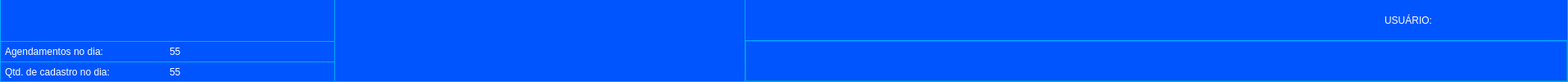
                  <widget class="QFrame" name="frame_18">
                   <property name="styleSheet">
                    <string notr="true">background-color: rgb(0, 170, 255);</string>
                   </property>
                   <property name="frameShape">
                    <enum>QFrame::NoFrame</enum>
                   </property>
                   <property name="frameShadow">
                    <enum>QFrame::Raised</enum>
                   </property>
                   <layout class="QHBoxLayout" name="horizontalLayout_9">
                    <property name="spacing">
                     <number>1</number>
                    </property>
                    <property name="leftMargin">
                     <number>1</number>
                    </property>
                    <property name="topMargin">
                     <number>0</number>
                    </property>
                    <property name="rightMargin">
                     <number>1</number>
                    </property>
                    <property name="bottomMargin">
                     <number>1</number>
                    </property>
                    <item>
                     <widget class="QFrame" name="frame_60">
                      <property name="minimumSize">
                       <size>
                        <width>407</width>
                        <height>0</height>
                       </size>
                      </property>
                      <property name="maximumSize">
                       <size>
                        <width>401</width>
                        <height>16777215</height>
                       </size>
                      </property>
                      <property name="frameShape">
                       <enum>QFrame::NoFrame</enum>
                      </property>
                      <property name="frameShadow">
                       <enum>QFrame::Raised</enum>
                      </property>
                      <layout class="QGridLayout" name="gridLayout_13">
                       <property name="leftMargin">
                        <number>0</number>
                       </property>
                       <property name="topMargin">
                        <number>0</number>
                       </property>
                       <property name="rightMargin">
                        <number>0</number>
                       </property>
                       <property name="bottomMargin">
                        <number>0</number>
                       </property>
                       <property name="horizontalSpacing">
                        <number>0</number>
                       </property>
                       <property name="verticalSpacing">
                        <number>1</number>
                       </property>
                       <item row="2" column="0">
                        <widget class="QFrame" name="frame_34">
                         <property name="minimumSize">
                          <size>
                           <width>396</width>
                           <height>0</height>
                          </size>
                         </property>
                         <property name="styleSheet">
                          <string notr="true">background-color: rgb(0, 85, 255);
</string>
                         </property>
                         <property name="frameShape">
                          <enum>QFrame::NoFrame</enum>
                         </property>
                         <property name="frameShadow">
                          <enum>QFrame::Raised</enum>
                         </property>
                         <layout class="QHBoxLayout" name="horizontalLayout_7">
                          <property name="spacing">
                           <number>0</number>
                          </property>
                          <property name="leftMargin">
                           <number>5</number>
                          </property>
                          <property name="topMargin">
                           <number>0</number>
                          </property>
                          <property name="rightMargin">
                           <number>0</number>
                          </property>
                          <property name="bottomMargin">
                           <number>0</number>
                          </property>
                          <item>
                           <widget class="QLabel" name="nome_user_3">
                            <property name="styleSheet">
                             <string notr="true">color: rgb(255, 255, 255);
font: 75 12pt &quot;Sitka Text&quot;;
background-color: rgb(0, 85, 255);
</string>
                            </property>
                            <property name="text">
                             <string>Qtd. de cadastro no dia:</string>
                            </property>
                           </widget>
                          </item>
                          <item>
                           <widget class="QLabel" name="Lb_User_Logado_3">
                            <property name="minimumSize">
                             <size>
                              <width>0</width>
                              <height>0</height>
                             </size>
                            </property>
                            <property name="styleSheet">
                             <string notr="true">color: rgb(255, 255, 255);
background-color: rgb(0, 85, 255);
font: 75 12pt &quot;Sitka Text&quot;;
background-color: rgb(0, 85, 255);
color: rgb(255, 255, 255);
font: 75 12pt &quot;Sitka Text&quot;;



</string>
                            </property>
                            <property name="text">
                             <string>55</string>
                            </property>
                            <property name="alignment">
                             <set>Qt::AlignLeading|Qt::AlignLeft|Qt::AlignVCenter</set>
                            </property>
                           </widget>
                          </item>
                         </layout>
                        </widget>
                       </item>
                       <item row="0" column="0">
                        <widget class="QFrame" name="frame_33">
                         <property name="minimumSize">
                          <size>
                           <width>407</width>
                           <height>0</height>
                          </size>
                         </property>
                         <property name="maximumSize">
                          <size>
                           <width>300</width>
                           <height>16777215</height>
                          </size>
                         </property>
                         <property name="styleSheet">
                          <string notr="true">background-color: rgb(0, 85, 255);</string>
                         </property>
                         <property name="frameShape">
                          <enum>QFrame::NoFrame</enum>
                         </property>
                         <property name="frameShadow">
                          <enum>QFrame::Raised</enum>
                         </property>
                         <layout class="QHBoxLayout" name="horizontalLayout">
                          <property name="spacing">
                           <number>0</number>
                          </property>
                          <property name="leftMargin">
                           <number>0</number>
                          </property>
                          <property name="topMargin">
                           <number>0</number>
                          </property>
                          <property name="rightMargin">
                           <number>0</number>
                          </property>
                          <property name="bottomMargin">
                           <number>30</number>
                          </property>
                          <item>
                           <widget class="QPushButton" name="Bt_Expandir">
                            <property name="sizePolicy">
                             <sizepolicy hsizetype="Preferred" vsizetype="Preferred">
                              <horstretch>0</horstretch>
                              <verstretch>0</verstretch>
                             </sizepolicy>
                            </property>
                            <property name="maximumSize">
                             <size>
                              <width>30</width>
                              <height>16777215</height>
                             </size>
                            </property>
                            <property name="toolTip">
                             <string>Inicio</string>
                            </property>
                            <property name="styleSheet">
                             <string notr="true">
border:none;</string>
                            </property>
                            <property name="text">
                             <string/>
                            </property>
                            <property name="icon">
                             <iconset>
                              <normaloff>G:/Meu Drive/PROGRAMAÇÃO/PROJETOS/MEUS PROJETOS/SISTEMA SAÚDE 11.02.2023/img/hamburg01.png</normaloff>G:/Meu Drive/PROGRAMAÇÃO/PROJETOS/MEUS PROJETOS/SISTEMA SAÚDE 11.02.2023/img/hamburg01.png</iconset>
                            </property>
                            <property name="iconSize">
                             <size>
                              <width>25</width>
                              <height>25</height>
                             </size>
                            </property>
                            <property name="shortcut">
                             <string/>
                            </property>
                            <property name="checkable">
                             <bool>false</bool>
                            </property>
                            <property name="autoRepeat">
                             <bool>false</bool>
                            </property>
                            <property name="autoExclusive">
                             <bool>false</bool>
                            </property>
                            <property name="autoDefault">
                             <bool>false</bool>
                            </property>
                            <property name="default">
                             <bool>false</bool>
                            </property>
                            <property name="flat">
                             <bool>false</bool>
                            </property>
                           </widget>
                          </item>
                          <item>
                           <spacer name="horizontalSpacer_6">
                            <property name="orientation">
                             <enum>Qt::Horizontal</enum>
                            </property>
                            <property name="sizeHint" stdset="0">
                             <size>
                              <width>209</width>
                              <height>20</height>
                             </size>
                            </property>
                           </spacer>
                          </item>
                          <item>
                           <widget class="QPushButton" name="Bt_Notifica">
                            <property name="sizePolicy">
                             <sizepolicy hsizetype="Minimum" vsizetype="Preferred">
                              <horstretch>0</horstretch>
                              <verstretch>0</verstretch>
                             </sizepolicy>
                            </property>
                            <property name="maximumSize">
                             <size>
                              <width>30</width>
                              <height>16777215</height>
                             </size>
                            </property>
                            <property name="toolTip">
                             <string>Inicio</string>
                            </property>
                            <property name="styleSheet">
                             <string notr="true">
border:none;</string>
                            </property>
                            <property name="text">
                             <string/>
                            </property>
                            <property name="icon">
                             <iconset>
                              <normaloff>G:/Meu Drive/PROGRAMAÇÃO/PROJETOS/MEUS PROJETOS/Sistema - EM PRODUÇÃO - Copia/icones/notifica01.png</normaloff>G:/Meu Drive/PROGRAMAÇÃO/PROJETOS/MEUS PROJETOS/Sistema - EM PRODUÇÃO - Copia/icones/notifica01.png</iconset>
                            </property>
                            <property name="iconSize">
                             <size>
                              <width>25</width>
                              <height>25</height>
                             </size>
                            </property>
                            <property name="shortcut">
                             <string/>
                            </property>
                            <property name="checkable">
                             <bool>false</bool>
                            </property>
                            <property name="autoRepeat">
                             <bool>false</bool>
                            </property>
                            <property name="autoExclusive">
                             <bool>false</bool>
                            </property>
                            <property name="autoDefault">
                             <bool>false</bool>
                            </property>
                            <property name="default">
                             <bool>false</bool>
                            </property>
                            <property name="flat">
                             <bool>false</bool>
                            </property>
                           </widget>
                          </item>
                          <item>
                           <widget class="QPushButton" name="Bt_Conta_notificacao">
                            <property name="sizePolicy">
                             <sizepolicy hsizetype="Preferred" vsizetype="Preferred">
                              <horstretch>0</horstretch>
                              <verstretch>0</verstretch>
                             </sizepolicy>
                            </property>
                            <property name="maximumSize">
                             <size>
                              <width>30</width>
                              <height>16777215</height>
                             </size>
                            </property>
                            <property name="toolTip">
                             <string>Inicio</string>
                            </property>
                            <property name="styleSheet">
                             <string notr="true">color: rgb(255, 0, 0);
font: 75 11pt &quot;MS Shell Dlg 2&quot;;
border:none;</string>
                            </property>
                            <property name="text">
                             <string/>
                            </property>
                            <property name="iconSize">
                             <size>
                              <width>25</width>
                              <height>25</height>
                             </size>
                            </property>
                            <property name="shortcut">
                             <string/>
                            </property>
                            <property name="checkable">
                             <bool>false</bool>
                            </property>
                            <property name="autoRepeat">
                             <bool>false</bool>
                            </property>
                            <property name="autoExclusive">
                             <bool>false</bool>
                            </property>
                            <property name="autoDefault">
                             <bool>false</bool>
                            </property>
                            <property name="default">
                             <bool>false</bool>
                            </property>
                            <property name="flat">
                             <bool>false</bool>
                            </property>
                           </widget>
                          </item>
                         </layout>
                        </widget>
                       </item>
                       <item row="1" column="0">
                        <widget class="QFrame" name="frame_32">
                         <property name="minimumSize">
                          <size>
                           <width>396</width>
                           <height>0</height>
                          </size>
                         </property>
                         <property name="styleSheet">
                          <string notr="true">background-color: rgb(0, 85, 255);</string>
                         </property>
                         <property name="frameShape">
                          <enum>QFrame::NoFrame</enum>
                         </property>
                         <property name="frameShadow">
                          <enum>QFrame::Raised</enum>
                         </property>
                         <layout class="QHBoxLayout" name="horizontalLayout_13">
                          <property name="spacing">
                           <number>0</number>
                          </property>
                          <property name="leftMargin">
                           <number>5</number>
                          </property>
                          <property name="topMargin">
                           <number>0</number>
                          </property>
                          <property name="rightMargin">
                           <number>0</number>
                          </property>
                          <property name="bottomMargin">
                           <number>0</number>
                          </property>
                          <item>
                           <widget class="QLabel" name="nome_user_2">
                            <property name="styleSheet">
                             <string notr="true">color: rgb(255, 255, 255);
font: 75 12pt &quot;Sitka Text&quot;;
background-color: rgb(0, 85, 255);
</string>
                            </property>
                            <property name="text">
                             <string>Agendamentos no dia:</string>
                            </property>
                           </widget>
                          </item>
                          <item>
                           <widget class="QLabel" name="Lb_User_Logado_2">
                            <property name="styleSheet">
                             <string notr="true">color: rgb(255, 255, 255);
background-color: rgb(0, 85, 255);
font: 75 12pt &quot;Sitka Text&quot;;
background-color: rgb(0, 85, 255);
color: rgb(255, 255, 255);
font: 75 12pt &quot;Sitka Text&quot;;



</string>
                            </property>
                            <property name="text">
                             <string>55</string>
                            </property>
                            <property name="alignment">
                             <set>Qt::AlignLeading|Qt::AlignLeft|Qt::AlignVCenter</set>
                            </property>
                           </widget>
                          </item>
                         </layout>
                        </widget>
                       </item>
                      </layout>
                     </widget>
                    </item>
                    <item>
                     <widget class="QFrame" name="frame_36">
                      <property name="minimumSize">
                       <size>
                        <width>0</width>
                        <height>0</height>
                       </size>
                      </property>
                      <property name="frameShape">
                       <enum>QFrame::NoFrame</enum>
                      </property>
                      <property name="frameShadow">
                       <enum>QFrame::Raised</enum>
                      </property>
                      <layout class="QGridLayout" name="gridLayout_14">
                       <property name="leftMargin">
                        <number>0</number>
                       </property>
                       <property name="topMargin">
                        <number>0</number>
                       </property>
                       <property name="rightMargin">
                        <number>0</number>
                       </property>
                       <property name="bottomMargin">
                        <number>0</number>
                       </property>
                       <property name="horizontalSpacing">
                        <number>0</number>
                       </property>
                       <property name="verticalSpacing">
                        <number>1</number>
                       </property>
                       <item row="0" column="0">
                        <widget class="QLabel" name="Lb_Logo_Inicio_Topo">
                         <property name="minimumSize">
                          <size>
                           <width>500</width>
                           <height>0</height>
                          </size>
                         </property>
                         <property name="maximumSize">
                          <size>
                           <width>16777215</width>
                           <height>16777215</height>
                          </size>
                         </property>
                         <property name="styleSheet">
                          <string notr="true">background-color: rgb(0, 85, 255);</string>
                         </property>
                         <property name="frameShadow">
                          <enum>QFrame::Plain</enum>
                         </property>
                         <property name="text">
                          <string/>
                         </property>
                        </widget>
                       </item>
                      </layout>
                     </widget>
                    </item>
                    <item>
                     <widget class="QFrame" name="frame_35">
                      <property name="minimumSize">
                       <size>
                        <width>0</width>
                        <height>0</height>
                       </size>
                      </property>
                      <property name="frameShape">
                       <enum>QFrame::NoFrame</enum>
                      </property>
                      <property name="frameShadow">
                       <enum>QFrame::Raised</enum>
                      </property>
                      <layout class="QVBoxLayout" name="verticalLayout_7">
                       <property name="spacing">
                        <number>1</number>
                       </property>
                       <property name="leftMargin">
                        <number>0</number>
                       </property>
                       <property name="topMargin">
                        <number>0</number>
                       </property>
                       <property name="rightMargin">
                        <number>0</number>
                       </property>
                       <property name="bottomMargin">
                        <number>0</number>
                       </property>
                       <item>
                        <widget class="QFrame" name="frame_17">
                         <property name="styleSheet">
                          <string notr="true">background-color: rgb(0, 85, 255);</string>
                         </property>
                         <property name="frameShape">
                          <enum>QFrame::NoFrame</enum>
                         </property>
                         <property name="frameShadow">
                          <enum>QFrame::Raised</enum>
                         </property>
                         <layout class="QGridLayout" name="gridLayout">
                          <item row="0" column="0">
                           <spacer name="horizontalSpacer_7">
                            <property name="orientation">
                             <enum>Qt::Horizontal</enum>
                            </property>
                            <property name="sizeHint" stdset="0">
                             <size>
                              <width>679</width>
                              <height>20</height>
                             </size>
                            </property>
                           </spacer>
                          </item>
                          <item row="0" column="1">
                           <widget class="QLabel" name="label">
                            <property name="minimumSize">
                             <size>
                              <width>150</width>
                              <height>0</height>
                             </size>
                            </property>
                            <property name="styleSheet">
                             <string notr="true">font: 75 12pt &quot;MS Shell Dlg 2&quot;;
color: rgb(255, 255, 255);</string>
                            </property>
                            <property name="text">
                             <string>USUÁRIO:</string>
                            </property>
                            <property name="alignment">
                             <set>Qt::AlignRight|Qt::AlignTrailing|Qt::AlignVCenter</set>
                            </property>
                           </widget>
                          </item>
                          <item row="0" column="2">
                           <widget class="QLabel" name="Lb_UserLogado">
                            <property name="minimumSize">
                             <size>
                              <width>150</width>
                              <height>0</height>
                             </size>
                            </property>
                            <property name="styleSheet">
                             <string notr="true">font: 14pt &quot;OCR A Extended&quot;;
color: rgb(0, 255, 127);</string>
                            </property>
                            <property name="text">
                             <string/>
                            </property>
                           </widget>
                          </item>
                         </layout>
                        </widget>
                       </item>
                       <item>
                        <widget class="QFrame" name="frame_37">
                         <property name="frameShape">
                          <enum>QFrame::StyledPanel</enum>
                         </property>
                         <property name="frameShadow">
                          <enum>QFrame::Raised</enum>
                         </property>
                         <layout class="QGridLayout" name="gridLayout_11">
                          <property name="leftMargin">
                           <number>0</number>
                          </property>
                          <property name="topMargin">
                           <number>0</number>
                          </property>
                          <property name="rightMargin">
                           <number>0</number>
                          </property>
                          <property name="bottomMargin">
                           <number>0</number>
                          </property>
                          <property name="spacing">
                           <number>0</number>
                          </property>
                          <item row="0" column="0">
                           <widget class="QLabel" name="Lb_Logo_Inicio_Topo_3">
                            <property name="minimumSize">
                             <size>
                              <width>500</width>
                              <height>0</height>
                             </size>
                            </property>
                            <property name="maximumSize">
                             <size>
                              <width>16777215</width>
                              <height>16777215</height>
                             </size>
                            </property>
                            <property name="styleSheet">
                             <string notr="true">background-color: rgb(0, 85, 255);</string>
                            </property>
                            <property name="frameShadow">
                             <enum>QFrame::Plain</enum>
                            </property>
                            <property name="text">
                             <string/>
                            </property>
                           </widget>
                          </item>
                         </layout>
                        </widget>
                       </item>
                      </layout>
                     </widget>
                    </item>
                   </layout>
                  </widget>
